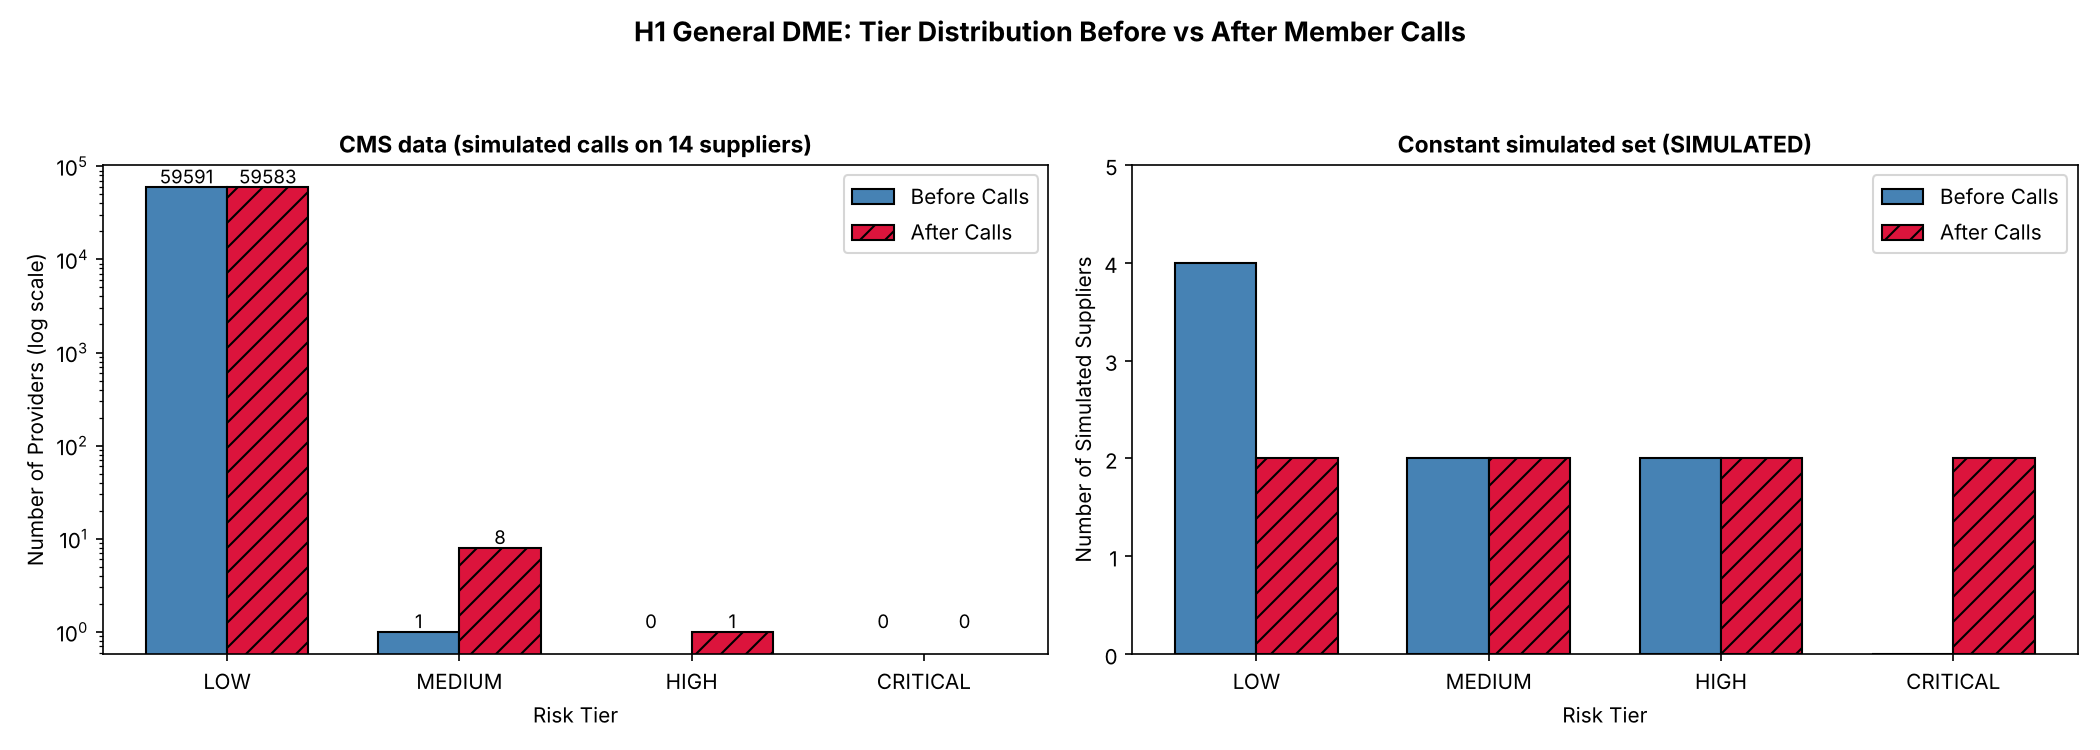

This chart was generated by the following Python code:
# viz_03_h1_call_impact.py
# Before vs After Member Calls: Tier Comparison (CMS data and constant simulated set)
# Input: h1_with_calls.csv, tier_test_results.csv

import pandas as pd
import matplotlib.pyplot as plt
import numpy as np

from pathlib import Path
BASE_DIR = Path(__file__).resolve().parent
DATA_DIR = BASE_DIR.parent / "CAET_tool"  # pipeline outputs

# ── LOAD ─────────────────────────────────────────────────────────────
df    = pd.read_csv(str(DATA_DIR / "h1_with_calls.csv"))
const = pd.read_csv(str(DATA_DIR / "tier_test_results.csv"))
const = const[const["hypothesis"] == "H1"]

# ── COUNT TIERS BEFORE AND AFTER ─────────────────────────────────────
tiers = ["LOW", "MEDIUM", "HIGH", "CRITICAL"]

before_counts = df["h1_tier"].value_counts().reindex(tiers, fill_value=0)
after_counts  = df["updated_tier"].value_counts().reindex(tiers, fill_value=0)
c_before      = const["tier_no_calls"].value_counts().reindex(tiers, fill_value=0)
c_after       = const["actual"].value_counts().reindex(tiers, fill_value=0)

# ── CHART ────────────────────────────────────────────────────────────
x     = np.arange(len(tiers))
width = 0.35

fig, (ax1, ax2) = plt.subplots(1, 2, figsize=(14, 5))

ax1.bar(x - width/2, before_counts.values, width, label="Before Calls", color="steelblue", edgecolor="black")
ax1.bar(x + width/2, after_counts.values,  width, label="After Calls",  color="crimson",   edgecolor="black", hatch="//")
ax1.set_xticks(x)
ax1.set_xticklabels(tiers)
ax1.set_title("CMS data (simulated calls on 14 suppliers)", fontsize=11, fontweight="bold")
ax1.set_xlabel("Risk Tier")
ax1.set_ylabel("Number of Providers (log scale)")
ax1.set_yscale("log")
ax1.legend()
for i in range(len(tiers)):
    ax1.text(i - width/2, max(before_counts.values[i], 1) * 1.1, str(before_counts.values[i]), ha="center", fontsize=9)
    ax1.text(i + width/2, max(after_counts.values[i], 1) * 1.1,  str(after_counts.values[i]),  ha="center", fontsize=9)

ax2.bar(x - width/2, c_before.values, width, label="Before Calls", color="steelblue", edgecolor="black")
ax2.bar(x + width/2, c_after.values,  width, label="After Calls",  color="crimson",   edgecolor="black", hatch="//")
ax2.set_xticks(x)
ax2.set_xticklabels(tiers)
ax2.set_yticks(range(0, int(max(c_before.max(), c_after.max())) + 2))
ax2.set_title("Constant simulated set (SIMULATED)", fontsize=11, fontweight="bold")
ax2.set_xlabel("Risk Tier")
ax2.set_ylabel("Number of Simulated Suppliers")
ax2.legend()

fig.suptitle("H1 General DME: Tier Distribution Before vs After Member Calls", fontsize=13, fontweight="bold")

# ── SAVE ─────────────────────────────────────────────────────────────
plt.tight_layout(rect=[0, 0, 1, 0.93])
plt.savefig(str(BASE_DIR / "viz_03_h1_call_impact.png"), dpi=150)
plt.show()
print("Saved: viz_03_h1_call_impact.png")
